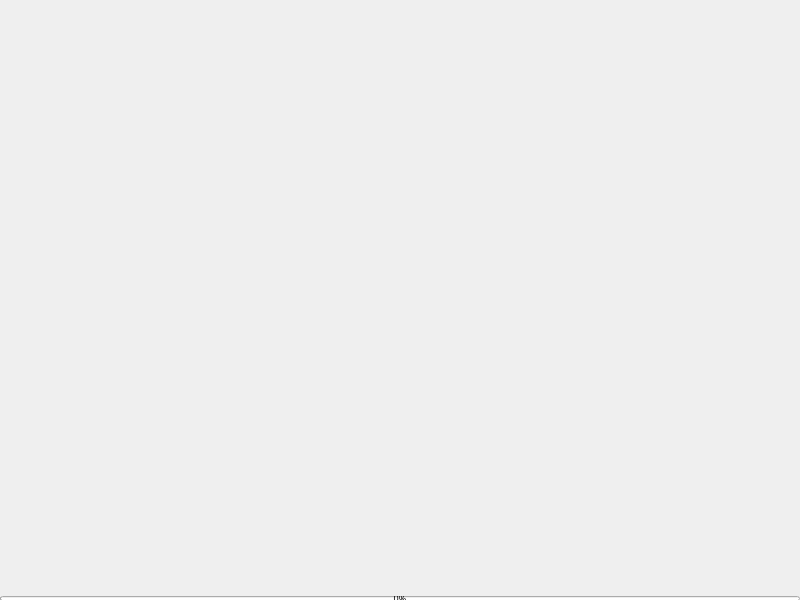
<?xml version="1.0" encoding="UTF-8"?>
<ui version="4.0">
 <class>LoginDialog</class>
 <widget class="QDialog" name="LoginDialog">
  <property name="geometry">
   <rect>
    <x>0</x>
    <y>0</y>
    <width>800</width>
    <height>600</height>
   </rect>
  </property>
  <property name="minimumSize">
   <size>
    <width>800</width>
    <height>600</height>
   </size>
  </property>
  <property name="maximumSize">
   <size>
    <width>800</width>
    <height>600</height>
   </size>
  </property>
  <property name="windowTitle">
   <string>植物大战僵尸</string>
  </property>
  <widget class="QProgressBar" name="progressBar">
   <property name="geometry">
    <rect>
     <x>0</x>
     <y>596</y>
     <width>800</width>
     <height>5</height>
    </rect>
   </property>
   <property name="font">
    <font>
     <family>Agency FB</family>
     <pointsize>7</pointsize>
    </font>
   </property>
   <property name="mouseTracking">
    <bool>true</bool>
   </property>
   <property name="layoutDirection">
    <enum>Qt::LeftToRight</enum>
   </property>
   <property name="value">
    <number>0</number>
   </property>
   <property name="alignment">
    <set>Qt::AlignLeading|Qt::AlignLeft|Qt::AlignVCenter</set>
   </property>
   <property name="orientation">
    <enum>Qt::Horizontal</enum>
   </property>
   <property name="invertedAppearance">
    <bool>false</bool>
   </property>
   <property name="textDirection">
    <enum>QProgressBar::TopToBottom</enum>
   </property>
  </widget>
 </widget>
 <resources/>
 <connections/>
</ui>
